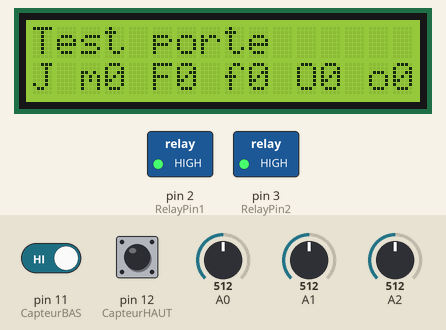
This sketch was run on a simulated Arduino Uno, built with avr-gcc and run on an emulated ATmega328P. Parts: 16×2 character LCD, switched loads named in the sketch (green lamp = pin HIGH). The test bench sets the inputs (shaded band); at power-on: pin 11 (CapteurBAS) HIGH, A1 = 512, pin 12 (CapteurHAUT) HIGH, A0 = 512, A2 = 512. What the sketch prints to the serial monitor is not drawn.

Above: at 1.2 s.
1.3 s: pin 11 (CapteurBAS) driven LOW
At 2.5 s:
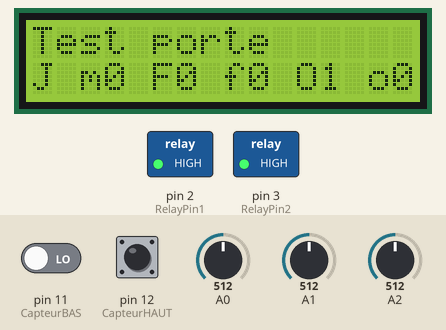
3.0 s: A1 set to 216
4.5 s: A1 set to 196
At 5.5 s:
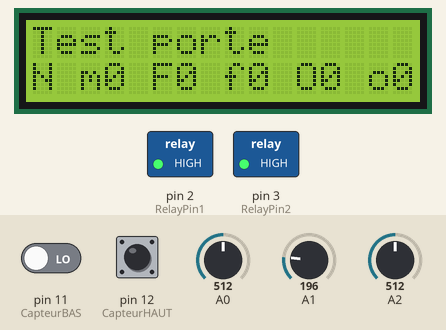
6.2 s: A1 set to 306
At 14.8 s:
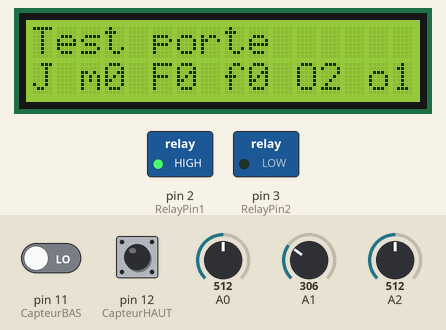
Timing chart, 0 to 16.0 s (numbered marks = the images above; inputs shaded):
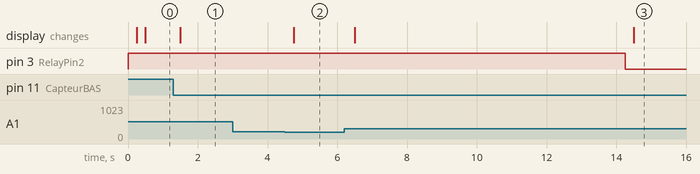

The sketch:

Fonctionnement_AutoVSCode.ino
```cpp
//moteur + relais + LCD + cellule + capteurs

//Modif: Travaux avec VSCode + création fichier Github

#include <LiquidCrystal.h>
#include <millisDelay.h>

// Création de l'objet lcd (avec les différents ports numériques qu'il utilise)
LiquidCrystal lcd(8, 9, 4, 5, 6, 7);

//Programmation des délais de fermeture et d'ouverture
millisDelay Execution_Delai_fermeture;
millisDelay Execution_Delai_ouverture;

//variables
int lcd_key     = 0;
int adc_key_in  = 0;
int TensionBAS  = 0;
int TensionHAUT  = 0;
float TensionCelluleSolaire = 0;
float TensionMoteur = 0;

//constantes
#define btnRIGHT  0
#define btnUP     1
#define btnDOWN   2
#define btnLEFT   3
#define btnSELECT 4
#define btnNONE   5

#define RelayPin1 2 //le port numérique D2 est connecté au relais 1
#define RelayPin2 3 //le port numérique D3 est connecté au relais 2
#define CapteurBAS 11 //le port numérique D11 est connecté au capteur BAS
#define CapteurHAUT 12 //le port numérique D12 est connecté au capteur HAUT

#define debugTxtVar(myParameterText, variableName) \
  Serial.print(#myParameterText " = "); \
  Serial.println(variableName);

#define debugTxtVar2(myParameterText1, variableName1, myParameterText2, variableName2) \
  Serial.print(#myParameterText1 " = "); \
  Serial.print(variableName1); \
  Serial.print(" " #myParameterText2 " = "); \
  Serial.println(variableName2);

int Etat_fonctionnement_manuel = 0;//Indique l'état du programme de test manuel
int Etat_fermeture_auto = 0;//Indique l'état du programme de fermeture automatique
int Etat_ouverture_auto = 0;//Indique l'état du programme d'ouverture automatique

unsigned long temps_fonctionnement_manuel = 0;
unsigned long temps_mesures = 0;
unsigned long temps_serie = 0;
unsigned long temps_actuel;

unsigned long Temporisation_SOIR = 8000;//temporisation du SOIR avant fermeture
unsigned long Temporisation_MATIN = 8000;//temporisation du MATIN avant ouverture

boolean JourVrai;   // indique si c'est le jour ou la nuit
boolean PorteOuverte = false; // indique si la porte est en position ouverte ou non
boolean PorteFermee = false; // indique si la porte est en position fermee ou non
boolean Test_manuel_demarrage = false; //indique si le test manuel de la porte est en cours ou non
boolean AUTO_Fermeture = false; //indique si la fermeture automatique de la porte est en cours ou non
boolean AUTO_Ouverture = false; //indique si l'ouverture automatique test manuel de la porte est en cours ou non

int backLight = 10;

void setup()
{
  // On met les pin de chaque relais en sortie
  pinMode(RelayPin1, OUTPUT);
  pinMode(RelayPin2, OUTPUT);

  ArretMoteur();

  // On met les pin de chaque capteur en entrée
  pinMode(CapteurBAS, INPUT);
  pinMode(CapteurHAUT, INPUT);

  Serial.begin(9600);// ouvre le port série et fixe le debit de communication à 9600 bauds
  Serial.println("test1");

  lcd.begin(16, 2);              // Démarrage de l'écran
  //pinMode(backLight, OUTPUT);
  //digitalWrite(backLight, HIGH);
  lcd.setCursor(0, 0);           // Positionnement du curseur au début
  lcd.print("Test porte"); // Message

}

void loop()
{
  // Sous traite les différentes tâches
  lcd_key = read_LCD_buttons();  // Lecture des touches
  task_mesure_tensions();
  Affichage_serie();
  task_fonctionnement_manuel();
  AutoFermerMoteur ();
  AutoOuvrirMoteur ();
  QuelJour();
  Activation_capteurBAS();
  Activation_capteurHAUT();
  AppuiBouton();
  Activation_delais();

}//loop

void task_mesure_tensions()//permet de prendre des mesures de tensions et d'afficher des données sur l'écran LCD
{
  temps_actuel = millis();//fonction non bloquante qui indique le temps passé en millisecondes

  if ( (temps_actuel - temps_mesures) >= 250ul ) //la boucle se réinitialise toutes les 250 ms
  {
    temps_mesures = temps_actuel;

    // Transforme la mesure (nombre entier) en tension via un produit en croix
    int CelluleSolaireCAN = analogRead(A1); // Mesure la tension aux bornes de la cellule solaire
    int MoteurCAN = analogRead(A2); // Mesure la tension consommée par le moteur

    float TensionV1 = (float)CelluleSolaireCAN * (5.0 / 1023.0);
    float TensionV2 = (float)MoteurCAN * (5.0 / 1023.0);

    lcd.setCursor(0, 1);           // Positionnement du curseur début de ligne

    //affiche les différentes données sur l'écran LCD

    if (JourVrai)
    {
      lcd.print("J"); //affiche "J" pour jour
    }
    else // if (!JourVrai)
    {
      lcd.print("N"); //affiche "N" pour nuit
      //digitalWrite(backLight, LOW);
    }

    lcd.print(" m");
    lcd.print(Etat_fonctionnement_manuel); //affiche la valeur de la variable

    lcd.print(" F");
    lcd.print(Etat_fermeture_auto); //affiche la valeur de la variable

    lcd.print(" f");
    lcd.print(AUTO_Fermeture); //affiche la valeur de la variable

    lcd.print(" O");
    lcd.print(Etat_ouverture_auto); //affiche la valeur de la variable

    lcd.print(" o");
    lcd.print(AUTO_Ouverture); //affiche la valeur de la variable

    TensionCelluleSolaire = TensionV1;

    TensionMoteur = TensionV2;

  }//if

}//task_mesure_tensions

void Affichage_serie() {//fait tourner le moteur dans un sens pour fermer la porte
  temps_actuel = millis();//fonction non bloquante qui indique le temps passé en millisecondes

  if ( (temps_actuel - temps_serie) >= 1000ul )//la boucle se réinitialise à chaque seconde
  {
    temps_serie = temps_actuel;

    //affiche les différentes données sur le moniteur série

    debugTxtVar2(TensionCelluleSolaire , TensionCelluleSolaire, TensionMoteur , TensionMoteur);

    debugTxtVar(JourVrai , JourVrai);

    debugTxtVar2(Etat_fonctionnement_manuel , Etat_fonctionnement_manuel, Test_manuel_demarrage , Test_manuel_demarrage);

    debugTxtVar2(AUTO_Fermeture , AUTO_Fermeture, Etat_fermeture_auto , Etat_fermeture_auto);

    debugTxtVar2(AUTO_Ouverture , AUTO_Ouverture, Etat_ouverture_auto , Etat_ouverture_auto);

    debugTxtVar2(PorteOuverte , PorteOuverte, PorteFermee , PorteFermee);

    debugTxtVar(temps_actuel , temps_actuel);

  }
}

void AppuiBouton() {//fait tourner le moteur dans un sens pour fermer la porte
  switch (lcd_key)               // Action en cas de touche pressée
  {
    case btnRIGHT: //en appuyant sur le bouton RIGHT
      {
        if (Etat_fonctionnement_manuel == 0 && PorteOuverte) {
          Etat_fonctionnement_manuel = 1; //on affecte la variable à 1
          Test_manuel_demarrage = true;

        }
        break;
      }
  }
}

void QuelJour() {//fait tourner le moteur dans un sens pour fermer la porte
  if (TensionCelluleSolaire < 1.0  )
  { // une tension basse signifie qu'il commence à faire sombre
    JourVrai = false; //la variable passe à false lorsqu'il fait nuit
  }

  else
  { // une tension haute signifie que le soleil se lève
    JourVrai = true;  //la variable passe à true lorsqu'il fait jour
  }
}

void FermerMoteur() {//fait tourner le moteur dans un sens pour fermer la porte
  digitalWrite(RelayPin1, LOW); //le relais 1 est actif
  digitalWrite(RelayPin2, HIGH); //le relais 2 est inactif
}

void ArretMoteur() {//met le moteur en pause et stoppe la porte
  digitalWrite(RelayPin1, HIGH); //le relais 1 est inactif
  digitalWrite(RelayPin2, HIGH); //le relais 2 est inactif
}

void OuvrirMoteur() {//fait tourner le moteur dans l'autre sens pour ouvrir la porte
  digitalWrite(RelayPin1, HIGH); //le relais 1 est inactif
  digitalWrite(RelayPin2, LOW); //le relais 2 est actif
}


void Activation_capteurBAS() {//fait tourner le moteur dans l'autre sens pour ouvrir la porte
  if ( digitalRead(CapteurBAS) == LOW )//lorsque le contact du capteur BAS est fermé...
  {
    PorteFermee = true;//la porte est en position fermée
    if (AUTO_Fermeture)
    {//lorsque le programme de fermeture automatique est en route
      ArretMoteur();//on arrête le moteur
      AUTO_Fermeture = false;
    }
  }
  else
  {
    PorteFermee = false; //la porte n'est pas en position fermée
  }
}

void Activation_capteurHAUT() {//fait tourner le moteur dans l'autre sens pour ouvrir la porte
  if ( digitalRead(CapteurHAUT) == LOW  )//lorsque le contact du capteur HAUT est fermé...
  {
    PorteOuverte = true; //la porte est en position ouverte
    if (AUTO_Ouverture)
    {//lorsque le programme d'ouverture automatique est en route
      ArretMoteur();//on arrête le moteur
      AUTO_Ouverture = false;
    }
  }

  else
  {
    PorteOuverte = false; //la porte n'est pas en position ouverte
  }
}


void AutoFermerMoteur () { //va faire fermer le moteur automatiquement au bout de 10 s

  if (AUTO_Fermeture)
  {
    Etat_fermeture_auto = 2; //on affecte la variable à 2
    //on fait fermer la porte
    FermerMoteur();
    //digitalWrite(backLight, LOW);
  }
}

void AutoOuvrirMoteur () { //va faire ouvrir le moteur automatiquement au bout de 10 s

  if (AUTO_Ouverture)
  {
    Etat_ouverture_auto = 2; //on affecte la variable à 2
    //on fait ouvrir la porte
    OuvrirMoteur();
  }
}

void Activation_delais() {//met le moteur en pause et stoppe la porte
  if (Execution_Delai_fermeture.justFinished()) {
    //Execution_Delai_fermeture only returns true once after start()
    // do something here
    AUTO_Fermeture = true;  // only do this once even if condition remains true for a long time
  }

  if (Execution_Delai_ouverture.justFinished()) {
    //Execution_Delai_fermeture only returns true once after start()
    // do something here
    AUTO_Ouverture = true;  // only do this once even if condition remains true for a long time
  }

  if (PorteOuverte)  // La porte n'est pas en position fermée...

    if (!JourVrai) //  ...mais il fait nuit
    {
        if (!Execution_Delai_fermeture.isRunning() && (!AUTO_Fermeture))
        {
            //si les conditions sont réunies...
            //tant que l'exécution du délai de fermeture est en cours
            Execution_Delai_fermeture.start(Temporisation_SOIR);
            //on active la temporisation du soir
            Etat_fermeture_auto = 1; //on affecte la variable à 1
            Etat_ouverture_auto = 0; //on affecte la variable à 0
        }

    }
    else   // mais il fait jour
    {
      // si les conditions ne sont plus respectées alors que la tempo du soir n'est pas fini
      Execution_Delai_fermeture.stop();
      // on annule le délai de fermeture et on réinitialise la tempo du soir
      Etat_fermeture_auto = 0; //on affecte la variable à 0
      Etat_ouverture_auto = 0; //on affecte la variable à 0
    }

  if (PorteFermee)   //  La porte n'est pas en position fermée...
  {
    if (JourVrai) //  ...mais il fait nuit
    {
      if (!Execution_Delai_ouverture.isRunning() && (!AUTO_Ouverture))
        {
            //si les conditions sont réunies...
            //tant que l'exécution du délai d'ouverture est en cours
            Execution_Delai_ouverture.start(Temporisation_MATIN);
            //on active la temporisation du matin
            Etat_ouverture_auto = 1; //on affecte la variable à 1
            Etat_fermeture_auto = 0; //on affecte la variable à 0
        }

    }
    else  // mais il fait nuit
    {
      // si les conditions ne sont plus respectées alors que la tempo du matin n'est pas fini
      Execution_Delai_ouverture.stop();
      // on annule le délai d'ouverture et on réinitialise la tempo du matin
      Etat_ouverture_auto = 0; //on affecte la variable à 0
      Etat_fermeture_auto = 0; //on affecte la variable à 0

    }
  }
}

void task_fonctionnement_manuel()//permet d'activer le test de fonctionnement manuel de la porte
{
  temps_actuel = millis();//fonction non bloquante qui indique le temps passé en millisecondes

  switch ( Etat_fonctionnement_manuel )
  {
    case    1:
      // Après l'appui du bouton, le moteur tourne dans un sens et la porte commence à se fermer...
      FermerMoteur();
      temps_fonctionnement_manuel = temps_actuel;//on réinitialise le temps passé à 0 ms
      Etat_fonctionnement_manuel++;// on incrémente la variable de 1

      break;

    case    2:
      if (PorteFermee) //lorsqu'on détecte la porte en position fermée...
      {
        //on lance une temporisation d'une seconde pour être sûr qu'elle soit bien fermée
        temps_fonctionnement_manuel = temps_actuel;//on réinitialise le temps passé à 0 ms
        Etat_fonctionnement_manuel++;// on incrémente la variable de 1

      }//if

      break;

    case    3:
      if ((temps_actuel - temps_fonctionnement_manuel) >= 1000ul) //une fois la temporisation achevée...
      {
        //...le moteur se met en pause et la porte s'arrête
        ArretMoteur();
        temps_fonctionnement_manuel = temps_actuel;//on réinitialise le temps passé à 0 ms
        Etat_fonctionnement_manuel++;// on incrémente la variable de 1

      }//if

      break;

    case    4:
      if ( (temps_actuel - temps_fonctionnement_manuel) >= 3000ul )
      {
        // une fois les 3 secondes de pause passées, on ouvre la porte
        OuvrirMoteur();
        temps_fonctionnement_manuel = temps_actuel;//on réinitialise le temps passé à 0 ms
        Etat_fonctionnement_manuel++;// on incrémente la variable de 1

      }//if

      break;

    case    5:
      if (PorteOuverte) //lorsqu'on détecte la porte en position ouverte...
      {
        //on lance une temporisation d'une seconde pour être sûr qu'elle soit bien ouverte
        temps_fonctionnement_manuel = temps_actuel;//on réinitialise le temps passé à 0 ms
        Etat_fonctionnement_manuel++;// on incrémente la variable de 1

      }//if

      break;

    case    6:
      if ( (temps_actuel - temps_fonctionnement_manuel) >= 1000ul )//une fois la temporisation achevée...
      {
        //...le moteur se met en pause et la porte s'arrête
        ArretMoteur();
        temps_fonctionnement_manuel = temps_actuel;//on réinitialise le temps passé à 0 ms
        Etat_fonctionnement_manuel = 0;//on affecte la variable à 0
        Test_manuel_demarrage = false; //le test manuel de la porte est terminé

      }//if

      break;

  }//switch

}//task_fonctionnement_manuel


// Fonction de lecture des touches
int read_LCD_buttons()
{
  adc_key_in = analogRead(0);   // Lecture du port analogique

  // Les valeurs qui suivent doivent être adaptées au shield
  if (adc_key_in > 1000) return btnNONE;   // En principe 1023 quand aucune touche n'est pressée
  if (adc_key_in < 50)   return btnRIGHT;     // 0
  if (adc_key_in < 195)  return btnUP;        // 99
  if (adc_key_in < 380)  return btnDOWN;      // 255
  if (adc_key_in < 555)  return btnLEFT;      // 409
  if (adc_key_in < 790)  return btnSELECT;    // 640

  return btnNONE;
}
```

Measured:
- the behaviour switches between 205 and 204 on A1 (found by bisection; images 1 and 2)
- after the input at 1.3 s, the display: changes after 0.20 s (image 1)
- after the input at 3.0 s, every drawn part: stays the same
- after the input at 4.5 s, the display: changes after 0.25 s (image 2)
- after the input at 6.2 s, pin 3 (RelayPin2): HIGH → LOW after 8.1 s; the display: first changes after 0.30 s (image 3 shows a later state)
